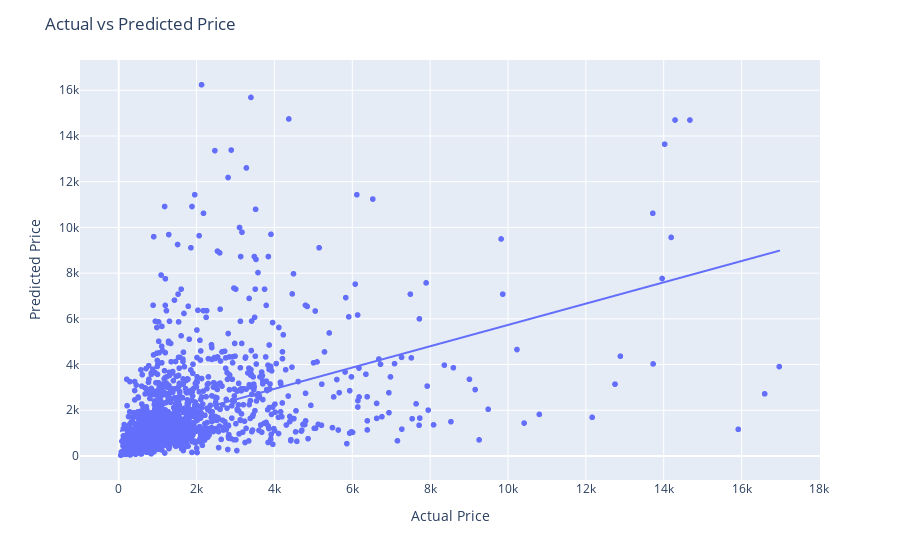

The code cell stored with this chart in its notebook:
### Code cell
import plotly.express as px
fig = px.scatter(x=y_test, y=y_pred, 
                 labels={'x':'Actual Price', 'y':'Predicted Price'},
                 trendline="ols"
)
fig.update_layout(title='Actual vs Predicted Price', xaxis_title="Actual Price", yaxis_title="Predicted Price")
fig.show()

### Figure 1 — Plotly figure (JSON) as saved in the notebook; plotly's stock layout.template omitted (floating-point values rounded to 4 significant figures; data arrays with more than 128 entries replaced by an {"elided": "..."} marker saying what was removed)
{"data": [{"hovertemplate": "Actual Price=%{x}<br>Predicted Price=%{y}<extra></extra>", "legendgroup": "", "marker": {"color": "#636efa", "symbol": "circle"}, "mode": "markers", "name": "", "showlegend": false, "type": "scattergl", "x": {"elided": "1485 int values"}, "xaxis": "x", "y": {"elided": "1485 int values"}, "yaxis": "y"}, {"hovertemplate": "<b>OLS trendline</b><br>y = 0.466116 * x + 1070.69<br>R<sup>2</sup>=0.202910<br><br>Actual Price=%{x}<br>Predicted Price=%{y} <b>(trend)</b><extra></extra>", "legendgroup": "", "marker": {"color": "#636efa", "symbol": "circle"}, "mode": "lines", "name": "", "showlegend": false, "type": "scattergl", "x": {"elided": "1485 int values"}, "xaxis": "x", "y": {"elided": "1485 float values"}, "yaxis": "y"}], "layout": {"legend": {"tracegroupgap": 0}, "margin": {"t": 60}, "title": {"text": "Actual vs Predicted Price"}, "xaxis": {"anchor": "y", "domain": [0, 1], "title": {"text": "Actual Price"}}, "yaxis": {"anchor": "x", "domain": [0, 1], "title": {"text": "Predicted Price"}}}}
